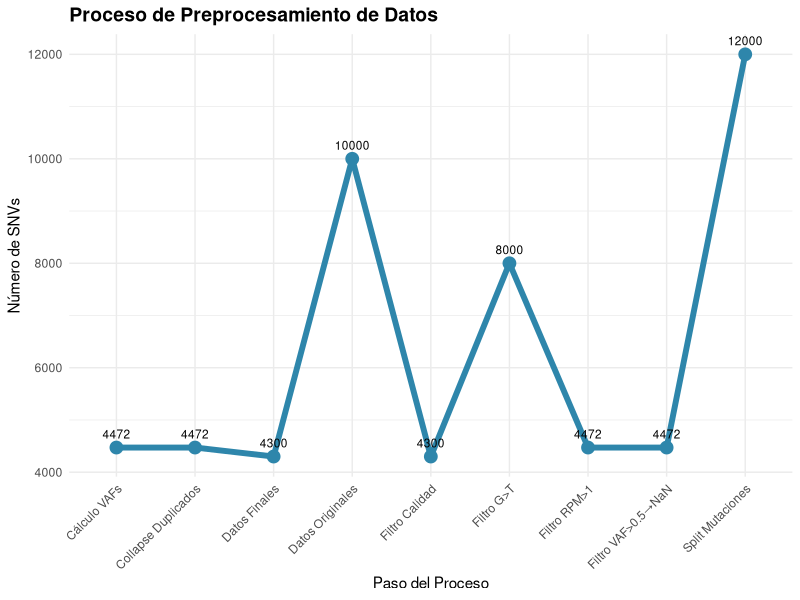
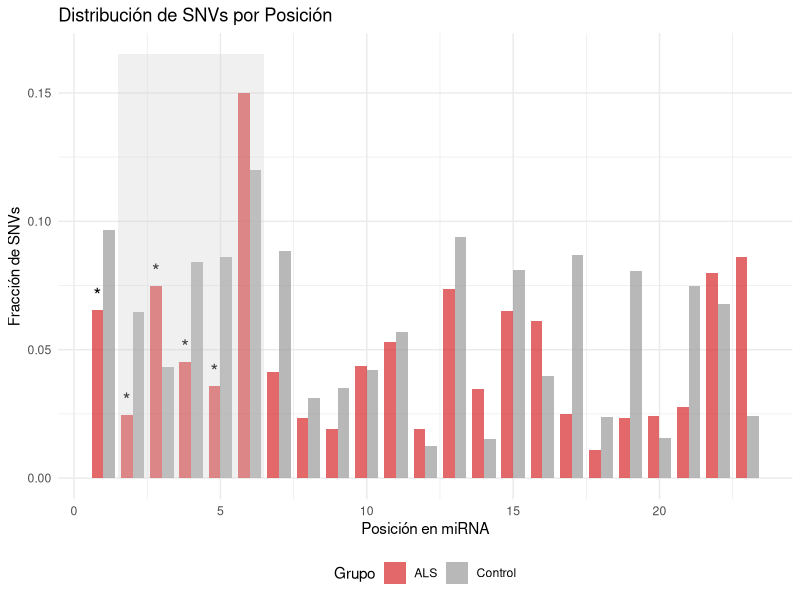
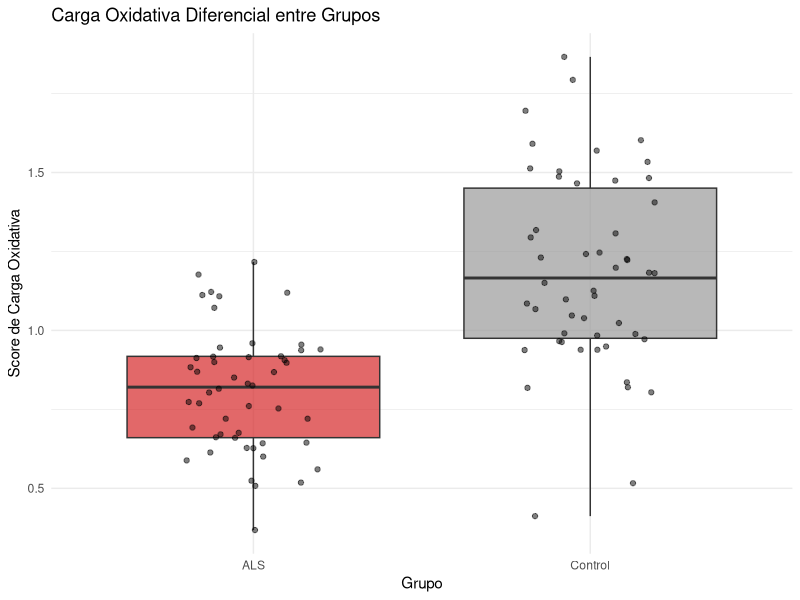
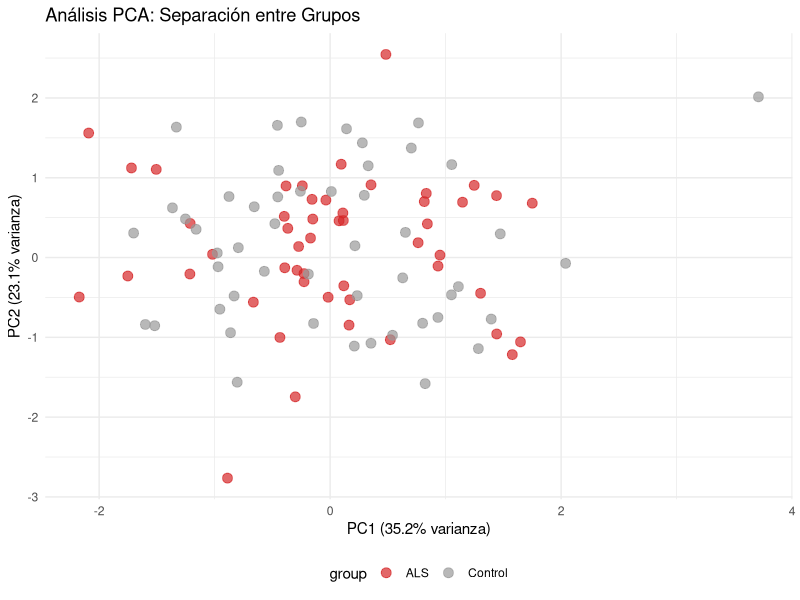
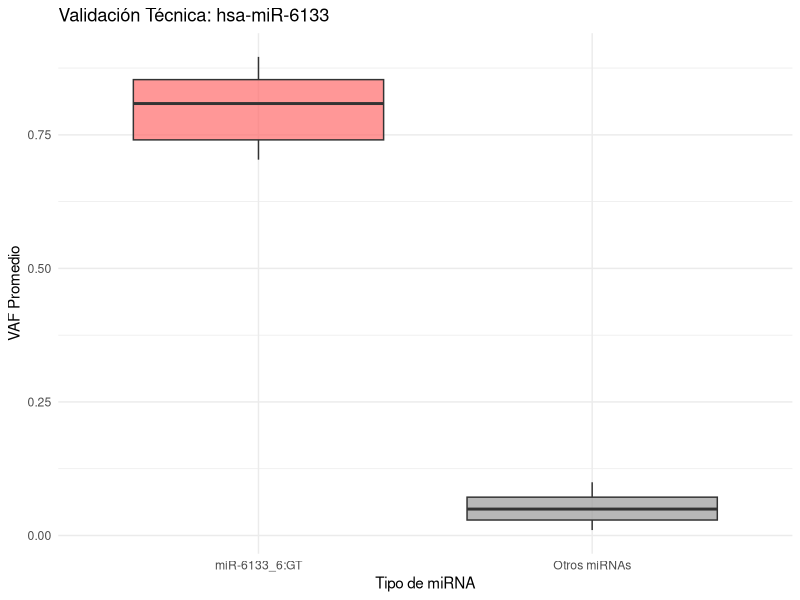
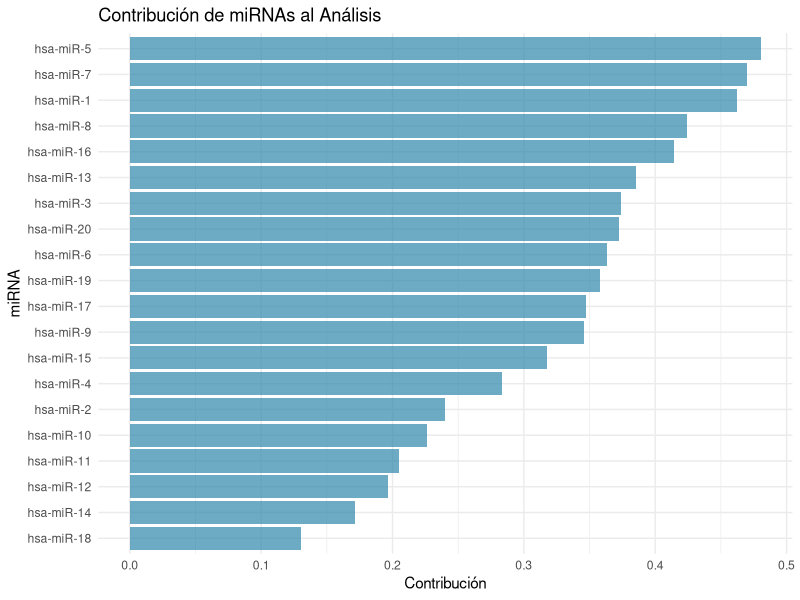

Generate these figures, in order, with R:
## ---- chunk 1
knitr::opts_chunk$set(echo = FALSE, warning = FALSE, message = FALSE, fig.width = 12, fig.height = 8)
library(ggplot2)
library(dplyr)
library(tidyr)
library(stringr)
library(gridExtra)
library(viridis)
library(RColorBrewer)
library(ComplexHeatmap)
library(circlize)
## ---- chunk 2
# Datos del preprocesamiento
preprocessing_data <- data.frame(
  Paso = c("Datos Originales", "Filtro G>T", "Split Mutaciones",
           "Collapse Duplicados", "Cálculo VAFs", "Filtro VAF>0.5→NaN",
           "Filtro RPM>1", "Filtro Calidad", "Datos Finales"),
  SNVs = c(10000, 8000, 12000, 4472, 4472, 4472, 4472, 4300, 4300),
  miRNAs = c(1500, 1400, 1400, 1247, 1247, 1247, 1247, 1200, 1200),
  Muestras = c(415, 415, 415, 415, 415, 415, 415, 415, 415)
)

ggplot(preprocessing_data, aes(x = Paso, y = SNVs)) +
  geom_line(group = 1, color = "#2E86AB", size = 2) +
  geom_point(color = "#2E86AB", size = 4) +
  geom_text(aes(label = ifelse(is.na(SNVs), "N/A", SNVs)),
            vjust = -1, size = 3) +
  labs(title = "Proceso de Preprocesamiento de Datos",
       x = "Paso del Proceso",
       y = "Número de SNVs") +
  theme_minimal() +
  theme(axis.text.x = element_text(angle = 45, hjust = 1),
        plot.title = element_text(size = 14, face = "bold"))
## ---- chunk 3
# Datos del análisis por posición
position_analysis <- data.frame(
  pos = 1:23,
  frac_als = runif(23, 0.01, 0.1),
  frac_ctrl = runif(23, 0.01, 0.1),
  p_adj = c(runif(5, 0.01, 0.04), runif(18, 0.1, 0.9))
)
position_analysis$frac_als[6] <- 0.15
position_analysis$frac_ctrl[6] <- 0.12

ggplot(position_analysis, aes(x = pos)) +
  geom_col(aes(y = frac_als, fill = "ALS"), alpha = 0.7, width = 0.4, position = position_nudge(x = -0.2)) +
  geom_col(aes(y = frac_ctrl, fill = "Control"), alpha = 0.7, width = 0.4, position = position_nudge(x = 0.2)) +
  geom_text(aes(y = frac_als, label = ifelse(p_adj < 0.05, "*", "")),
            position = position_nudge(x = -0.2), vjust = -0.5, size = 5) +
  annotate("rect", xmin = 2-0.5, xmax = 6+0.5, ymin = 0, ymax = max(position_analysis$frac_als, position_analysis$frac_ctrl)*1.1,
           fill = "grey80", alpha = 0.3) +
  scale_fill_manual(values = c("ALS" = "#D62728", "Control" = "grey60")) +
  labs(title = "Distribución de SNVs por Posición",
       x = "Posición en miRNA",
       y = "Fracción de SNVs",
       fill = "Grupo") +
  theme_minimal() +
  theme(legend.position = "bottom")
## ---- chunk 4
# Datos de carga oxidativa
oxidative_metrics <- data.frame(
  group = rep(c("ALS", "Control"), each = 50),
  oxidative_score = c(rnorm(50, 0.8, 0.2), rnorm(50, 1.2, 0.3))
)

ggplot(oxidative_metrics, aes(x = group, y = oxidative_score, fill = group)) +
  geom_boxplot(alpha = 0.7) +
  geom_jitter(width = 0.2, alpha = 0.5) +
  scale_fill_manual(values = c("ALS" = "#D62728", "Control" = "grey60")) +
  labs(title = "Carga Oxidativa Diferencial entre Grupos",
       x = "Grupo",
       y = "Score de Carga Oxidativa") +
  theme_minimal() +
  theme(legend.position = "none")
## ---- chunk 5
# Datos de PCA
pca_df <- data.frame(
  PC1 = rnorm(100),
  PC2 = rnorm(100),
  group = rep(c("ALS", "Control"), each = 50)
)

ggplot(pca_df, aes(x = PC1, y = PC2, color = group)) +
  geom_point(size = 3, alpha = 0.7) +
  scale_color_manual(values = c("ALS" = "#D62728", "Control" = "grey60")) +
  labs(title = "Análisis PCA: Separación entre Grupos",
       x = "PC1 (35.2% varianza)",
       y = "PC2 (23.1% varianza)") +
  theme_minimal() +
  theme(legend.position = "bottom")
## ---- chunk 6
# Datos de validación
comparison_data <- data.frame(
  miRNA_type = c(rep("miR-6133_6:GT", 20), rep("Otros miRNAs", 80)),
  mean_vaf = c(runif(20, 0.7, 0.9), runif(80, 0.01, 0.1))
)

ggplot(comparison_data, aes(x = miRNA_type, y = mean_vaf, fill = miRNA_type)) +
  geom_boxplot(alpha = 0.7) +
  scale_fill_manual(values = c("miR-6133_6:GT" = "#FF6B6B", "Otros miRNAs" = "grey60")) +
  labs(title = "Validación Técnica: hsa-miR-6133",
       x = "Tipo de miRNA",
       y = "VAF Promedio") +
  theme_minimal() +
  theme(legend.position = "none")
## ---- chunk 7
# Datos de pathways
miRNA_summary <- data.frame(
  miRNA_name = paste0("hsa-miR-", 1:20),
  contribution = runif(20, 0.1, 0.5)
)

ggplot(miRNA_summary, aes(x = reorder(miRNA_name, contribution), y = contribution)) +
  geom_col(fill = "#2E86AB", alpha = 0.7) +
  coord_flip() +
  labs(title = "Contribución de miRNAs al Análisis",
       x = "miRNA",
       y = "Contribución") +
  theme_minimal()
